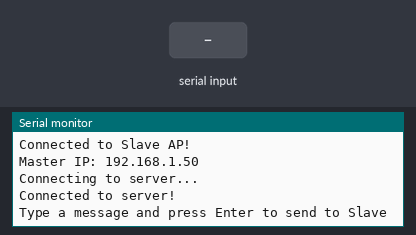
Bench run of a sketch on a simulated ESP32. Shown: the last lines printed to the serial monitor. Inputs (shaded band) come from the test bench. WiFi joins after 1.5 s; servers stay silent unless stated.

Above: at 3.9 s.
4.0 s: "1\n" received over Serial
At 4.16 s:
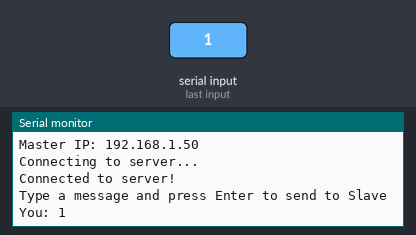
5.7 s: "0\n" received over Serial
At 5.87 s:
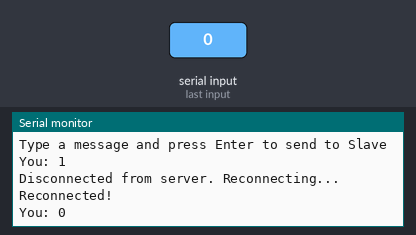
7.2 s: "2\n" received over Serial
At 7.47 s:
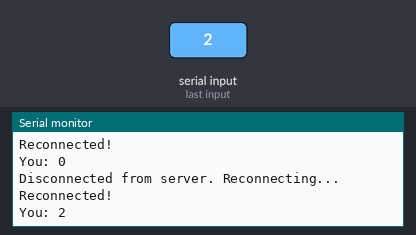

The sketch:

Wifi_L.ino
```cpp
#include <WiFi.h>
#include <WiFiClient.h>

const char* ssid = "ESP32_Chat_Slave";
const char* password = "12345678";

const char* serverIP = "192.168.4.1";
const uint16_t serverPort = 8080;

WiFiClient client;

String incomingMessage = "";

void setup() {
  Serial.begin(115200);
  delay(1000);

  Serial.println("\n=== ESP32 MASTER (Client) ===");

  WiFi.begin(ssid, password);
  Serial.print("Connecting to Slave");

  while (WiFi.status() != WL_CONNECTED) {
    delay(500);
    Serial.print(".");
  }

  Serial.println("\nConnected to Slave AP!");
  Serial.print("Master IP: ");
  Serial.println(WiFi.localIP());

  Serial.println("Connecting to server...");
  if (client.connect(serverIP, serverPort)) {
    Serial.println("Connected to server!");
    Serial.println("\nType a message and press Enter to send to Slave");
  } else {
    Serial.println("Connection to server failed!");
  }
}

void loop() {
  if (client.connected()) {

    // Check for incoming data from Slave
    while (client.available()) {
      char c = client.read();
      if (c == '\n') {
        if (incomingMessage.length() > 0) {
          Serial.print("Slave: ");
          Serial.println(incomingMessage);
          incomingMessage = "";
        }
      } else if (c != '\r') {
        incomingMessage += c;
      }
    }

    // Check for outgoing data from Serial
    if (Serial.available()) {
      String message = Serial.readStringUntil('\n');
      message.trim();

      if (message.length() > 0) {
        client.println(message);
        Serial.print("You: ");
        Serial.println(message);
      }
    }

  } else {
    Serial.println("Disconnected from server. Reconnecting...");
    if (client.connect(serverIP, serverPort)) {
      Serial.println("Reconnected!");
    } else {
      delay(1000);
    }
  }

  delay(10);
}
```

Measured:
- after the input at 4.0 s, the serial monitor: prints a new line at once (image 1)
- after the input at 5.7 s, the serial monitor: prints a new line at once (image 2)
- after the input at 7.2 s, the serial monitor: prints a new line at once (image 3)
